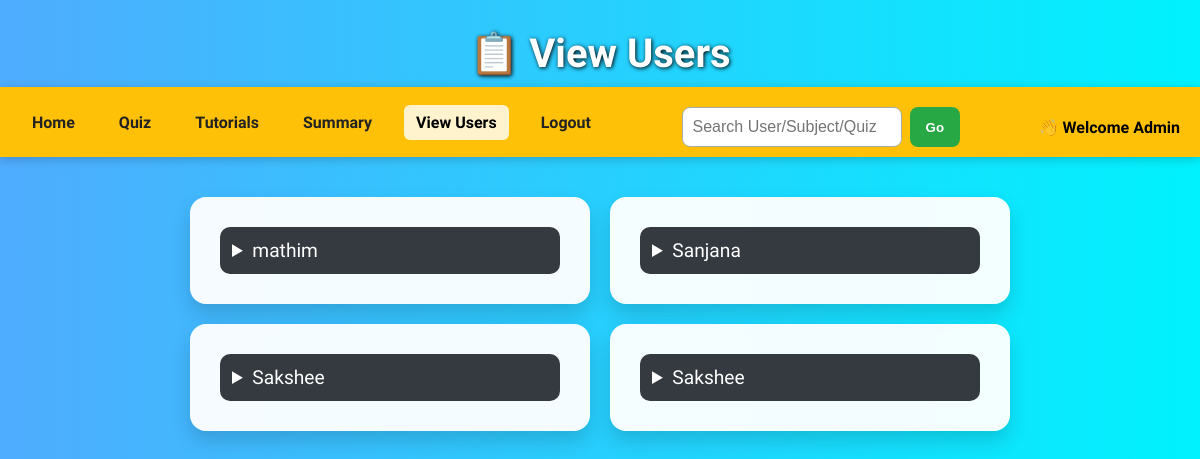
The app's page /viewUsers with its own data.
### app.py (models this page shows)
class User(db.Model):
    __tablename__ = 'user'
    u_id = db.Column(db.Integer, autoincrement=True, primary_key=True)
    name = db.Column(db.String(20), nullable=False)
    email=db.Column(db.String(30),unique=True, nullable=False)
    password=db.Column(db.String(15),unique=True,nullable=False)
    std=db.Column(db.Integer,nullable=False)
    dob=db.Column(db.Date,nullable=False)
    admin=db.Column(db.Boolean, nullable=False, default=False)
    scores = db.relationship("Score", backref='user', lazy=True)

### app.py (the view)
@app.route('/viewUsers')
def view_users():
    users=User.query.all()
    return render_template('viewUsers.html',users=users)

### app.py (called while the page is built)
@app.before_request
def create_tables():
    db.create_all()
    if not User.query.filter_by(email="Admin12@gmail.com").first():
        admin=User(name="Admin", email="Admin12@gmail.com", password=generate_password_hash("Silvia06@10"), std=0, dob=datetime.strptime("2006-06-01", "%Y-%m-%d").date(),admin=True)
        db.session.add(admin)
        db.session.commit()

### templates/viewUsers.html (shortened to what this page needs)
<!DOCTYPE html>
<html lang="en">
<head>
</head>
<body>
  <h3>📋 View Users</h3>
  <nav>
    <div class="nav-container">
      <div class="navbar">
        <ul>
          <li><a href="/admin_Dashboard">Home</a></li>
          <li><a href="/quiz_Management">Quiz</a></li>
          <li><a href="/tutorials">Tutorials</a></li>
          <li><a href="/summary">Summary</a></li>
          <li class="active"><a href="/viewUsers">View Users</a></li>
          <li><a href="{{url_for('logout')}}">Logout</a></li>
        </ul>
      </div>
      <form class="search-bar" action="{{url_for('admin_search')}}" method="GET">
        <input type="search" placeholder="Search User/Subject/Quiz" name="query" id="ad_search"/>
        <button type="submit">Go</button>
      </form>
      <div class="welcome-msg">👋 Welcome Admin</div>
    </div>
  </nav>
  <div class="user-cards">
    {% for user in users %}
      {% if not user.admin %}
        <div class="card">
          <div class="card-body">
            <details>
              <summary>{{ user.name }}</summary>
            </details>
          </div>
        </div>
      {% endif %}
    {% endfor %}
  </div>
</body>
</html>

### templates/viewUsers.html (style rules this page uses)
* { box-sizing: border-box; margin: 0; padding: 0; }
html { height: 100%; font-family: 'Baloo 2', cursive; background: linear-gradient(to right, #ffecd2 0%, #fcb69f 100%); color: #333; }
body { background: linear-gradient(to right, #4facfe, #00f2fe); color: #333; min-height: 100vh; }
h3 { text-align: center; padding: 30px 0 10px; font-size: 2.5em; color: #fff; text-shadow: 1px 1px 4px #000; }
nav { background: #ffc107; padding: 10px 0; box-shadow: 0 2px 10px rgba(0,0,0,0.2); position: sticky; top: 0; z-index: 999; }
.nav-container { max-width: 1200px; margin: auto; display: flex; justify-content: space-between; align-items: center; flex-wrap: wrap; padding: 0 20px; }
.navbar ul { display: flex; list-style: none; flex-wrap: wrap; gap: 20px; }
.navbar a { text-decoration: none; color: #222; font-weight: bold; padding: 8px 12px; border-radius: 6px; transition: background 0.3s; }
.navbar a:hover, .navbar .active a { background: #fff3cd; color: #000; }
.search-bar { display: flex; gap: 8px; margin-top: 10px; }
.search-bar input[type="search"] { padding: 10px; border-radius: 8px; border: 1px solid #aaa; font-size: 1em; width: 220px; }
.search-bar button { background: #28a745; color: white; border: none; border-radius: 8px; padding: 10px 16px; font-weight: bold; cursor: pointer; transition: background 0.3s; }
.welcome-msg { color: #000; font-weight: bold; font-size: 1em; margin-top: 10px; }
.user-cards { display: flex; flex-wrap: wrap; gap: 20px; justify-content: center; padding: 40px 20px; }
.card { background: rgba(255, 255, 255, 0.95); border-radius: 16px; box-shadow: 0 10px 20px rgba(0,0,0,0.15); padding: 20px; width: 100%; max-width: 400px; transition: transform 0.3s ease, box-shadow 0.3s ease; }
summary { cursor: pointer; background: #343a40; color: white; font-size: 1.2em; padding: 12px; border-radius: 10px; outline: none; user-select: none; }
.card-body { padding: 10px; }

### records on screen
User: name "mathim"
User: name "Sanjana"
User: name "Sakshee"
User: name "Sakshee"
